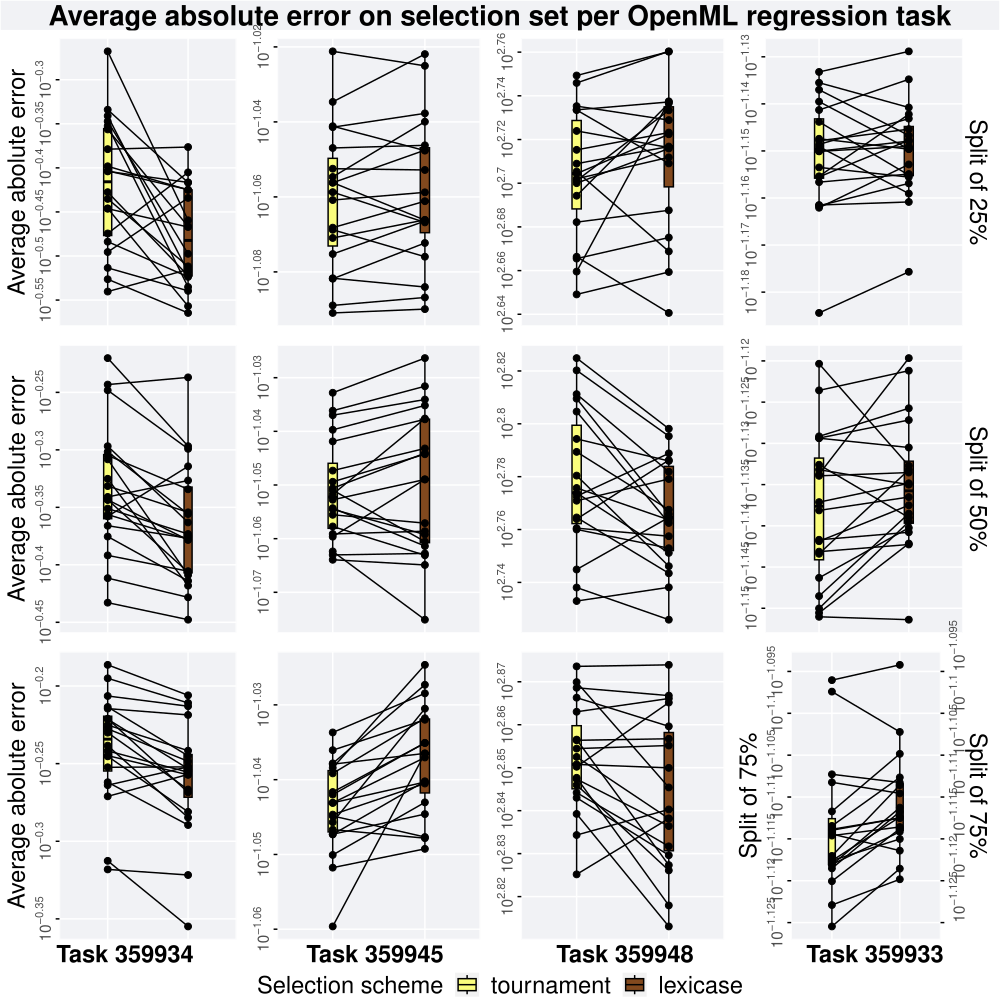

Write R code to recreate this figure.
# responsibe for generating all figures for holdout approach

rm(list = ls())
setwd('~/Desktop/Repositories/lexidate-variation-analysis/Data-Tools/Vizualizer/Regression/')
cat("\014")

library(ggplot2)
library(cowplot)
library(dplyr)
library(PupillometryR)
library(ggpubr)
library(scales) # to access break formatting functions

NAMES = c('tournament', 'lexicase')
SHAPE <- c(21, 24, 22, 25)
cb_palette <- c('#D81B60', '#1E88E5', '#FFC107', '#004D40')
TSIZE <- 17
REPLICATES <- 30
data_dir <- './'
r_task_id_lists <- c(359934, 359945, 359948, 359933)

p_theme <- theme(
  plot.title = element_text(face = "bold", size = 17, hjust=0.5),
  panel.border = element_blank(),
  panel.grid.minor = element_blank(),
  legend.title=element_text(size=17),
  legend.text=element_text(size=17),
  axis.title = element_text(size=17),
  axis.text = element_text(size=11),
  axis.text.y = element_text(angle = 90, hjust = 0.5),
  legend.position="bottom",
  panel.background = element_rect(fill = "#f1f2f5",
                                  colour = "white",
                                  size = 0.5, linetype = "solid")
)

# classification scores
regression_scores <- read.csv(paste(data_dir, '../holdout_data.csv', sep = "", collapse = NULL), header = TRUE, stringsAsFactors = FALSE)
regression_scores$selection <- factor(regression_scores$selection, levels = NAMES)
regression_scores <- filter(regression_scores, task_type == 'regression')

regression_scores <- regression_scores[duplicated(regression_scores$seed) | duplicated(regression_scores$seed, fromLast = TRUE), ] %>%
  select(training_performance, selection, seed, task_id, split)
regression_scores <- reshape(regression_scores, timevar = 'selection', idvar = c('seed', 'task_id', 'split'), direction = "wide")

names(regression_scores)[names(regression_scores) == "training_performance.lexicase"] <- "lexicase"
names(regression_scores)[names(regression_scores) == "training_performance.tournament"] <- "tournament"


# call other scripts to generate rows
source('./training_25.R')
source('./training_50.R')
source('./training_75.R')

bottom = plot_grid(
  get_title(task_1),
  get_title(task_2),
  get_title(task_3),
  get_title(task_4),
  ncol=4
)

# legend
legend <- cowplot::get_legend(
  task_1 +
    guides(
      shape=guide_legend(nrow=1,title="Selection scheme"),
      color=guide_legend(nrow=1,title="Selection scheme"),
      fill=guide_legend(nrow=1,title="Selection scheme"),
    ) +
    theme(
      legend.position = "top",
      legend.box="verticle",
      legend.justification="center"
    )
)

# generate figure
training_error = plot_grid(
  ggdraw() + draw_label("Average absolute error on selection set per OpenML regression task", fontface='bold', size = 20) + p_theme,
  training_25,
  training_50,
  training_75,
  bottom,
  legend,
  nrow=6,
  rel_heights =  c(.1, 1,1,1, 0.06, .1),
  label_size = TSIZE
)

save_plot(
  paste(filename ="training_error.pdf"),
  training_error,
  base_width=10,
  base_height=10
)
